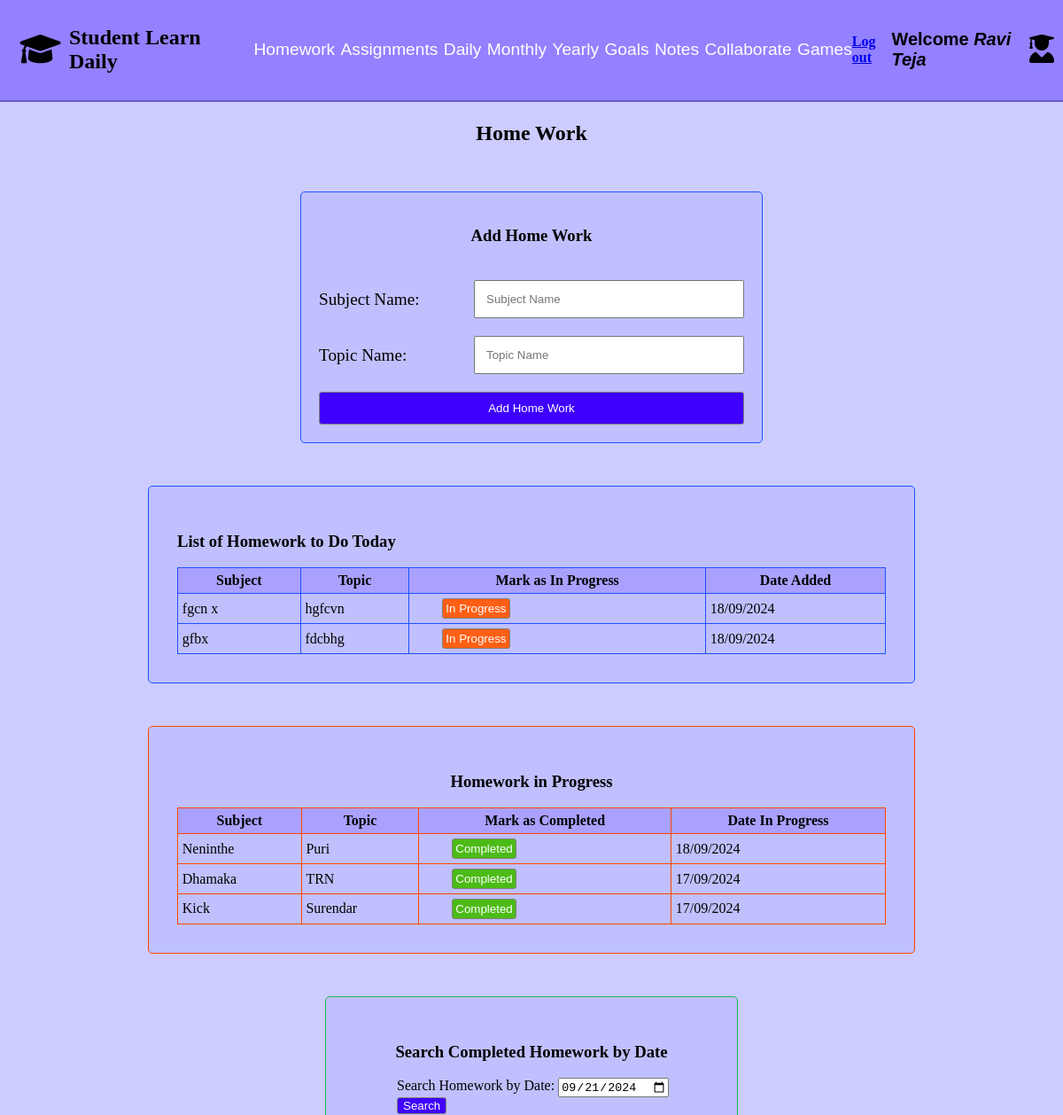
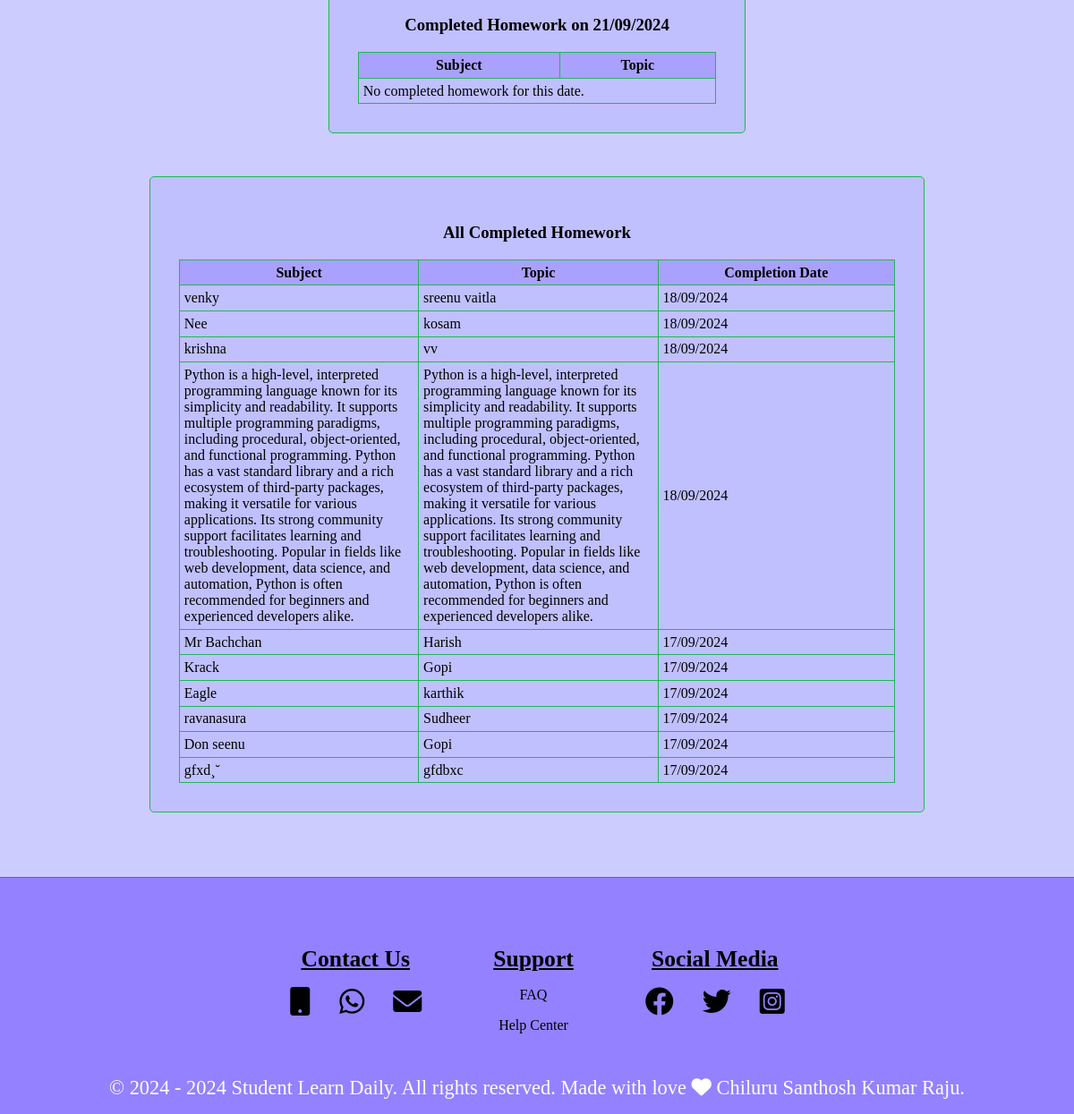
/studenthomework/7/, run on the app's committed database (2 pictures, top to bottom).
### studenthomeworkapp/models.py (models this page shows, shortened)
class StudentHomeworkModel(models.Model):
    student = models.ForeignKey(StudentRegistrationModel, on_delete=models.CASCADE, related_name='homeworks',null=True)
    subject_name = models.TextField(null=True)
    topic_name = models.TextField(null=True)
    status = models.CharField(max_length=500, default="To do",null=True)
    date = models.DateField(auto_now_add=True,null=True)

### studenthomeworkapp/views.py (the view, shortened to what this page needs)
# urls.py: path('studenthomework/<int:student_id>/', views.studenthomework, name='studenthomework'),
def studenthomework(request, student_id):
    student = get_object_or_404(StudentRegistrationModel, id=student_id)
    student_name = f"{student.first_name} {student.last_name}"
    form = StudentHomeworkForm()
    todos = StudentHomeworkModel.objects.filter(student=student, status='To do').order_by('-date')
    in_progress = StudentHomeworkModel.objects.filter(student=student, status='In Progress').order_by('-date')
    search_date_str = request.GET.get('homework-date', timezone.now().date())
    if isinstance(search_date_str, str):
        try:
            search_date = datetime.strptime(search_date_str, '%Y-%m-%d').date()
        except ValueError:
            search_date = timezone.now().date()
    else:
        search_date = search_date_str
    start_of_day = datetime.combine(search_date, datetime.min.time())
    end_of_day = start_of_day + timedelta(days=1)
    completed_homework = StudentHomeworkModel.objects.filter(
        student=student,
        status='Completed',
        date__gte=start_of_day.date(),
        date__lt=end_of_day.date()
    ).order_by('-date')
    all_completed_homework = StudentHomeworkModel.objects.filter(
        student=student,
        status='Completed'
    ).order_by('-date')
    return render(request, 'studenthomework.html', {
        'form': form,
        'student_id': student_id,
        'student_name': student_name,
        'todos': todos,
        'in_progress': in_progress,
        'completed_homework': completed_homework,
        'search_date': search_date,
        'all_completed_homework': all_completed_homework,
    })

### studenthomeworkapp/forms.py
class StudentHomeworkForm(forms.ModelForm):
    class Meta:
        model = StudentHomeworkModel
        fields = ['subject_name', 'topic_name']
        widgets = {
            'subject_name': forms.TextInput(attrs={'placeholder': 'Subject Name', 'class': 'text-input'}),
            'topic_name': forms.TextInput(attrs={'placeholder': 'Topic Name', 'class': 'text-input'}),
        }

### context_processors/user_context.py (called while the page is built)
def student_context(request):
    student_name = ""
    student_id = request.session.get('student_id')
    if student_id:
        try:
            student = StudentRegistrationModel.objects.get(pk=student_id)
            student_name = f"{student.first_name} {student.last_name}"
        except StudentRegistrationModel.DoesNotExist:
            student_name = ""
    return {
        'student_name': student_name
    }

### Student_Learn_Daily_Project/templates/studenthomework.html (shortened to what this page needs)
{% extends "studentloginbase.html" %}
{% load static %}
{% block css %}
    <link rel="stylesheet" href="{% static 'studenthomework.css' %}">
    <link rel="stylesheet" href="https://cdnjs.cloudflare.com/ajax/libs/font-awesome/6.0.0-beta3/css/all.min.css">
    <link rel="stylesheet" href="https://cdnjs.cloudflare.com/ajax/libs/toastr.js/latest/toastr.min.css">
{% endblock css %}
{% block content %}
<section class="Student-Homework-section">
    <h2 class="home-work-heading">Home Work</h2>
    <div class="add-homework-form">
        <form class="add-form" method="post">
            <h3 class="ahw-H">Add Home Work</h3>
            <div class="form-row">
                <label for="sname" class="label">Subject Name:</label>
                {{ form.subject_name }}
            </div>
            <div class="form-row">
                <label for="tname" class="label">Topic Name:</label>
                {{ form.topic_name }}
            </div>
            <input type="submit" value="Add Home Work" class="submit-button" name="add_homework">
        </form>
    </div>
    <div class="list-of-home-work">
        <h3>List of Homework to Do Today</h3>
        {% if todos %}
            <table class="list-hw-table">
                <tr>
                    <th>Subject</th>
                    <th>Topic</th>
                    <th>Mark as In Progress</th>
                    <th>Date Added</th>
                </tr>
                {% for homework in todos %}
                    <tr>
                        <td>{{ homework.subject_name }}</td>
                        <td>{{ homework.topic_name }}</td>
                        <td>
                            <form method="post" style="display:inline;">
                                <button type="submit" name="mark_in_progress" class="In-Progress-btn">In Progress</button>
                            </form>
                        </td>
                        <td>{{ homework.date|date:"d/m/Y" }}</td>
                    </tr>
                {% endfor %}
            </table>
        {% else %}
            <p>No homework to do yet.</p>
        {% endif %}
    </div>
    <div class="homework-in-progress">
        <h3 class="HIPH">Homework in Progress</h3>
        <table class="home-work-in-progress-tb">
            <tr>
                <th>Subject</th>
                <th>Topic</th>
                <th>Mark as Completed</th>
                <th>Date In Progress</th>
            </tr>
            {% if in_progress %}
                {% for homework in in_progress %}
                    <tr>
                        <td>{{ homework.subject_name }}</td>
                        <td>{{ homework.topic_name }}</td>
                        <td>
                            <form method="post" style="display:inline;">
                                <button type="submit" name="mark_completed" class="Complete-btn">Completed</button>
                            </form>
                        </td>
                        <td>{{ homework.date|date:"d/m/Y" }}</td>
                    </tr>
                {% endfor %}
            {% else %}
                <p>No homework in progress.</p>
            {% endif %}
        </table>
    </div>
    <div class="search-day-homework">
        <h3 class="SCHDH"> Search Completed Homework by Date</h3>
        <form class="SHD-form" method="get">
            <label for="homework-date">Search Homework by Date:</label>
            <input type="date" id="homework-date" name="homework-date" value="{{ search_date|date:'Y-m-d' }}" required>
            <button type="submit" class="Search-btn">Search</button>
        </form>
        <h3 class="SCHDH">Completed Homework on {{ search_date|date:"d/m/Y" }}</h3>
        <table class="particular-day-home-work-tb">
            <tr>
                <th>Subject</th>
                <th>Topic</th>
            </tr>
            {% if completed_homework %}
                {% for homework in completed_homework %}
                    <tr>
                        <td>{{ homework.subject_name }}</td>
                        <td>{{ homework.topic_name }}</td>
                    </tr>
                {% endfor %}
            {% else %}
                <tr>
                    <td colspan="2">No completed homework for this date.</td>
                </tr>
            {% endif %}
        </table>
    </div>
    <div class="completed-homework">
        <h3 class="ACHH">All Completed Homework</h3>
        <table class="ACH-tb">
            <tr>
                <th>Subject</th>
                <th>Topic</th>
                <th>Completion Date</th>
            </tr>
            {% if all_completed_homework %}
                {% for homework in all_completed_homework %}
                    <tr>
                        <td>{{ homework.subject_name }}</td>
                        <td>{{ homework.topic_name }}</td>
                        <td>{{ homework.date|date:"d/m/Y" }}</td>
                    </tr>
                {% endfor %}
            {% else %}
                <tr>
                    <td colspan="3">No completed homework.</td>
                </tr>
            {% endif %}
        </table>
    </div>
</section>
{% endblock %}

### Student_Learn_Daily_Project/static/studenthomework.css (style rules this page uses)
.Student-Homework-section { margin-top: 3.8rem; background-color: #CCCCFF; padding: 1.5rem; }
.home-work-heading { text-align: center; padding: 2rem; }
.ahw-H { text-align: center; }
.add-form { width: 25rem; height: auto; margin: 0 auto; padding: 1.25rem; border: 0.063rem solid #1F51FF; border-radius: 0.3125rem; display: flex; flex-direction: column; gap: 1.25rem; background-color: #C0C0FF; }
.form-row { display: flex; align-items: center; gap: 0.9375rem; }
.label { width: 7.5rem; font-size: 1.2rem; }
.text-input { flex: 1; padding: 0.5rem; box-sizing: border-box; }
.submit-button { width: auto; padding: 0.625rem 0.9375rem; background-color: #3F00FF; color: #fff; border: 0.1rem solid grey; border-radius: 0.1875rem; cursor: pointer; }
.list-of-home-work { width: 100%; max-width: 40rem; height: auto; border: 0.063rem solid #1F51FF; border-radius: 0.3125rem; padding: 2rem; margin: 3rem auto; background-color: #C0C0FF; }
.list-hw-table { width: 100%; border-collapse: collapse; }
.list-hw-table th, .list-hw-table td { border: 0.063rem solid #1F51FF; padding: 0.3rem; box-sizing: border-box; }
.list-hw-table th { background-color: #AAA1FF; }
.In-Progress-btn { width: auto; height: auto; padding: 0.2rem; background-color: #FF5F15; color: #fff; border: 0.1rem solid grey; border-radius: 0.1875rem; cursor: pointer; margin-left: 2rem; }
.HIPH { text-align: center; }
.homework-in-progress { width: 100%; max-width: 40rem; height: auto; margin: 0 auto; border: 0.063rem solid #FF4500; border-radius: 0.3125rem; padding: 2rem; margin: 3rem auto; background-color: #C0C0FF; }
.home-work-in-progress-tb { width: 100%; border-collapse: collapse; }
.home-work-in-progress-tb th, .home-work-in-progress-tb td { border: 0.063rem solid #FF4500; padding: 0.3rem; box-sizing: border-box; }
.home-work-in-progress-tb th { background-color: #AAA1FF; }
.Complete-btn { width: auto; height: auto; padding: 0.2rem; background-color: #4CBB17; color: #fff; border: 0.1rem solid grey; border-radius: 0.1875rem; cursor: pointer; margin-left: 2rem; }
.SCHDH { text-align: center; }
.SHD-form { margin-left: 3rem; }
.Search-btn { width: auto; height: auto; background-color: #3F00FF; color: #fff; border: 0.1rem solid grey; border-radius: 0.1875rem; cursor: pointer; }
.search-day-homework { width: 100%; max-width: 20rem; height: auto; margin: 0 auto; border: 0.063rem solid #1DB954; border-radius: 0.3125rem; padding: 2rem; margin: 3rem auto; background-color: #C0C0FF; }
.particular-day-home-work-tb { width: 100%; border-collapse: collapse; }
.particular-day-home-work-tb th, .particular-day-home-work-tb td { border: 0.063rem solid #1DB954; padding: 0.3rem; box-sizing: border-box; max-width: 8rem; overflow: hidden; text-overflow: ellipsis; }
.particular-day-home-work-tb th { background-color: #AAA1FF; }
.ACHH { text-align: center; }
.completed-homework { width: 100%; max-width: 25rem; height: auto; margin: 0 auto; border: 0.063rem solid #1DB954; border-radius: 0.3125rem; padding: 2rem; margin: 3rem auto; background-color: #C0C0FF; }
.ACH-tb { width: 100%; border-collapse: collapse; }
.ACH-tb th, .ACH-tb td { border: 0.063rem solid #1DB954; padding: 0.3rem; box-sizing: border-box; max-width: 8rem; overflow: hidden; text-overflow: ellipsis; }
.ACH-tb th { background-color: #AAA1FF; }
@media only screen and (min-width: 1141px) and (max-width: 1279px) { .add-form { width: 30rem; } }
@media only screen and (min-width: 1141px) and (max-width: 1279px) { .list-of-home-work, .homework-in-progress, .completed-homework { max-width: 50rem; } }
@media only screen and (min-width: 1141px) and (max-width: 1279px) { .search-day-homework { max-width: 25rem; } }
@media only screen and (min-width: 1141px) and (max-width: 1279px) { .label { width: 10rem; } }
@media only screen and (min-width: 1141px) and (max-width: 1279px) { .text-input { padding: 0.75rem; } }

### data on the page
StudentHomeworkModel: subject_name "fgcn x", topic_name "hgfcvn", date "18/09/2024"
StudentHomeworkModel: subject_name "gfbx", topic_name "fdcbhg", date "18/09/2024"
StudentHomeworkModel: subject_name "Neninthe", topic_name "Puri", date "18/09/2024"
StudentHomeworkModel: subject_name "Dhamaka", topic_name "TRN", date "17/09/2024"
StudentHomeworkModel: subject_name "Kick", topic_name "Surendar", date "17/09/2024"
StudentHomeworkModel: subject_name "venky", topic_name "sreenu vaitla", date "18/09/2024"
StudentHomeworkModel: subject_name "Nee", topic_name "kosam", date "18/09/2024"
StudentHomeworkModel: subject_name "krishna", topic_name "vv", date "18/09/2024"
StudentHomeworkModel: subject_name "Python is a high-level, interpreted programming language known for its simplicity and readability. It supports multiple programming paradigms, including procedural, object-oriented, and functional programming. Python has a vast standard library and a rich ecosystem of third-party packages, making it versatile for various applications. Its strong community support facilitates learning and troubleshooting. Popular in fields like web development, data science, and automation, Python is often recommended for beginners and experienced developers alike.", topic_name "Python is a high-level, interpreted programming language known for its simplicity and readability. It supports multiple programming paradigms, including procedural, object-oriented, and functional programming. Python has a vast standard library and a rich ecosystem of third-party packages, making it versatile for various applications. Its strong community support facilitates learning and troubleshooting. Popular in fields like web development, data science, and automation, Python is often recommended for beginners and experienced developers alike.", date "18/09/2024"
StudentHomeworkModel: subject_name "Mr Bachchan", topic_name "Harish", date "17/09/2024"
StudentHomeworkModel: subject_name "Krack", topic_name "Gopi", date "17/09/2024"
StudentHomeworkModel: subject_name "Eagle", topic_name "karthik", date "17/09/2024"
StudentHomeworkModel: subject_name "ravanasura", topic_name "Sudheer", date "17/09/2024"
StudentHomeworkModel: subject_name "Don seenu", topic_name "Gopi", date "17/09/2024"
StudentHomeworkModel: subject_name "gfxd¸˘", topic_name "gfdbxc", date "17/09/2024"

### other printed values
{{ student_name }} "Ravi Teja"
{{ search_date|date:"d/m/Y" }} "21/09/2024"
